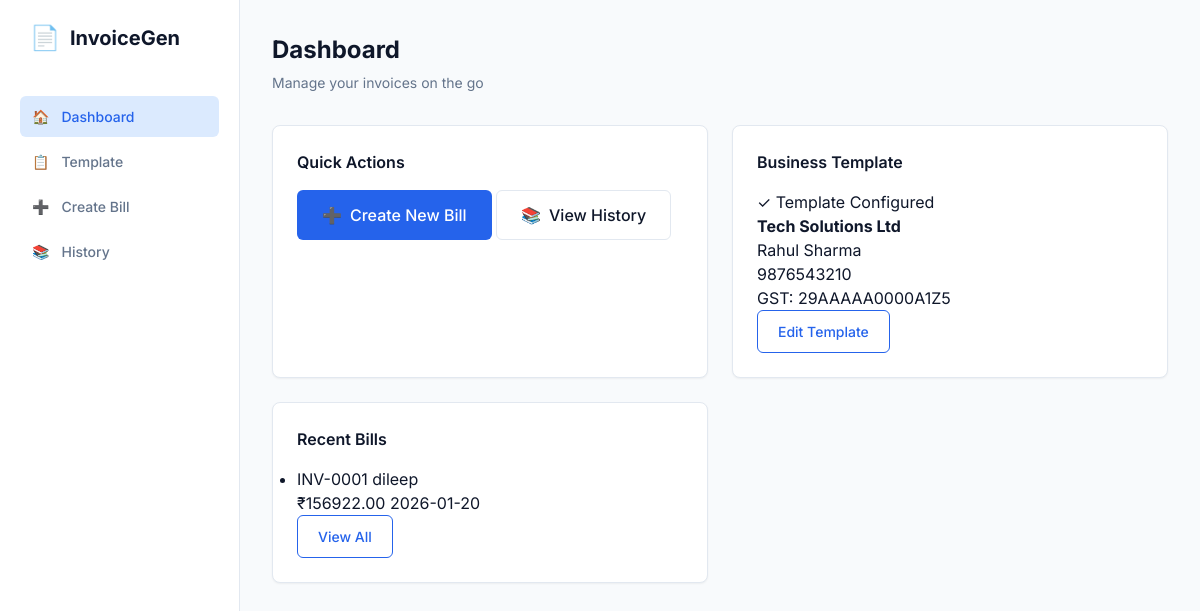
Before: / with the older database file.
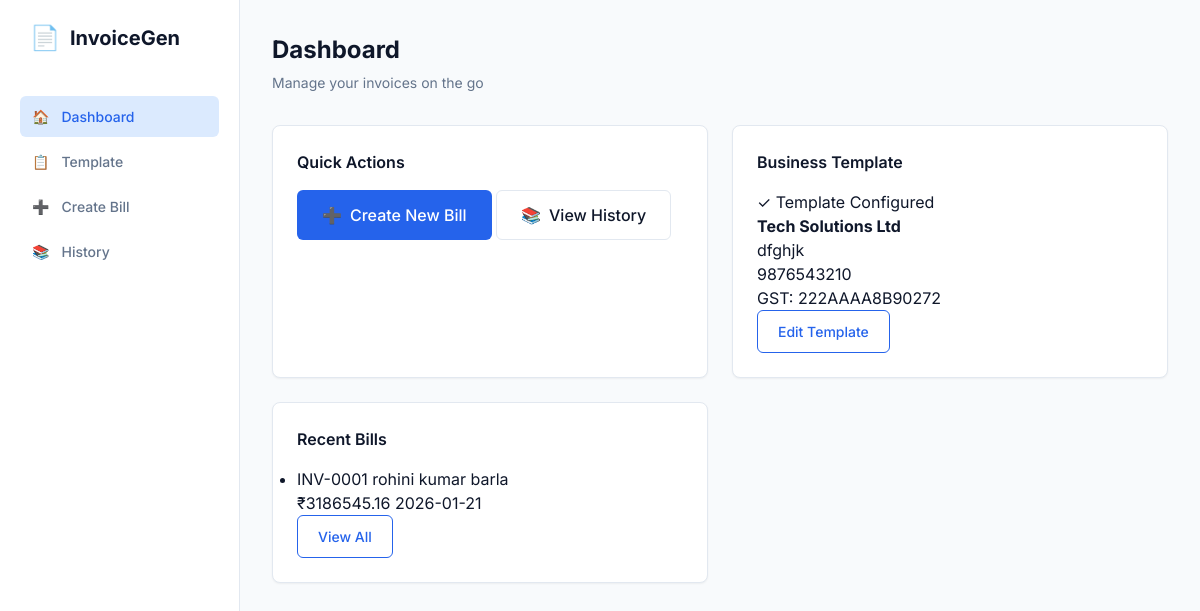
After: the same page with the newer database file.
### tables this page shows
CREATE TABLE templates (
            id INTEGER PRIMARY KEY AUTOINCREMENT,
            business_name TEXT NOT NULL,
            business_address TEXT NOT NULL,
            owner_name TEXT NOT NULL,
            mobile TEXT NOT NULL,
            gst_number TEXT,
            default_date TEXT,
            logo_path TEXT,
            signature_path TEXT,
            stamp_upload_path TEXT,
            stamp_data TEXT,
            stamp_type TEXT,
            stamp_business_name TEXT,
            stamp_place TEXT,
            created_at TIMESTAMP DEFAULT CURRENT_TIMESTAMP
        );

CREATE TABLE bills (
            id INTEGER PRIMARY KEY AUTOINCREMENT,
            template_id INTEGER,
            bill_number TEXT,
            customer_name TEXT NOT NULL,
            customer_mobile TEXT,
            customer_address TEXT,
            items_json TEXT,
            subtotal REAL,
            gst_enabled INTEGER DEFAULT 0,
            gst_percentage REAL,
            gst_amount REAL,
            total REAL,
            bill_date TEXT,
            created_at TIMESTAMP DEFAULT CURRENT_TIMESTAMP,
            FOREIGN KEY (template_id) REFERENCES templates (id)
        );

### app.py (the view)
@app.route('/')
def index():
    db = get_db()
    template = db.execute('SELECT * FROM templates ORDER BY id DESC LIMIT 1').fetchone()
    recent_bills = db.execute('SELECT * FROM bills ORDER BY created_at DESC LIMIT 5').fetchall()
    db.close()
    return render_template('index.html', template=template, recent_bills=recent_bills)

### app.py (called while the page is built)
def get_db():
    db = sqlite3.connect('invoice.db')
    db.row_factory = sqlite3.Row
    return db

### templates/index.html (shortened to what this page needs)
{% extends 'base.html' %}
{% block content %}
<div class="page-header">
    <h1 class="page-title">Dashboard</h1>
    <p class="page-subtitle">Manage your invoices on the go</p>
</div>
<div class="dashboard-grid">
    <div class="card quick-actions">
        <h2 class="card-title">Quick Actions</h2>
        <div class="action-buttons">
            {% if template %}
            <a href="{{ url_for('create_bill') }}" class="btn btn-primary btn-large">
                <span class="btn-icon">➕</span>
                <span>Create New Bill</span>
            </a>
            {% else %}
            <a href="{{ url_for('template') }}" class="btn btn-primary btn-large">
                <span class="btn-icon">📋</span>
                <span>Setup Business Template</span>
            </a>
            {% endif %}
            <a href="{{ url_for('history') }}" class="btn btn-secondary btn-large">
                <span class="btn-icon">📚</span>
                <span>View History</span>
            </a>
        </div>
    </div>
    <div class="card template-status">
        <h2 class="card-title">Business Template</h2>
        {% if template %}
        <div class="status-badge success">
            <span class="badge-icon">✓</span>
            <span>Template Configured</span>
        </div>
        <div class="template-info">
            <p><strong>{{ template.business_name }}</strong></p>
            <p>{{ template.owner_name }}</p>
            <p>{{ template.mobile }}</p>
            {% if template.gst_number %}
            <p class="gst-badge">GST: {{ template.gst_number }}</p>
            {% endif %}
        </div>
        <a href="{{ url_for('template') }}" class="btn btn-outline">Edit Template</a>
        {% endif %}
    </div>
    <div class="card recent-bills">
        <h2 class="card-title">Recent Bills</h2>
        {% if recent_bills %}
        <ul class="bill-list">
            {% for bill in recent_bills %}
            <li class="bill-item">
                <a href="{{ url_for('preview_bill', bill_id=bill.id) }}" class="bill-link">
                    <div class="bill-info">
                        <span class="bill-number">{{ bill.bill_number }}</span>
                        <span class="bill-customer">{{ bill.customer_name }}</span>
                    </div>
                    <div class="bill-meta">
                        <span class="bill-amount">₹{{ "%.2f"|format(bill.total) }}</span>
                        <span class="bill-date">{{ bill.created_at[:10] }}</span>
                    </div>
                </a>
            </li>
            {% endfor %}
        </ul>
        <a href="{{ url_for('history') }}" class="btn btn-outline">View All</a>
        {% else %}
        <p class="empty-state">No bills created yet.</p>
        {% if template %}
        <a href="{{ url_for('create_bill') }}" class="btn btn-primary">Create First Bill</a>
        {% endif %}
        {% endif %}
    </div>
</div>
{% endblock %}

Changed rows visible on the page:
changed templates "Tech Solutions Ltd": owner_name "Rahul Sharma" → "dfghjk"; gst_number "29AAAAA0000A1Z5" → "222AAAA8B90272"
changed bills "INV-0001": customer_name "dileep" → "rohini kumar barla"; total "156922.00" → "3186545.16"; created_at "2026-01-20" → "2026-01-21"
